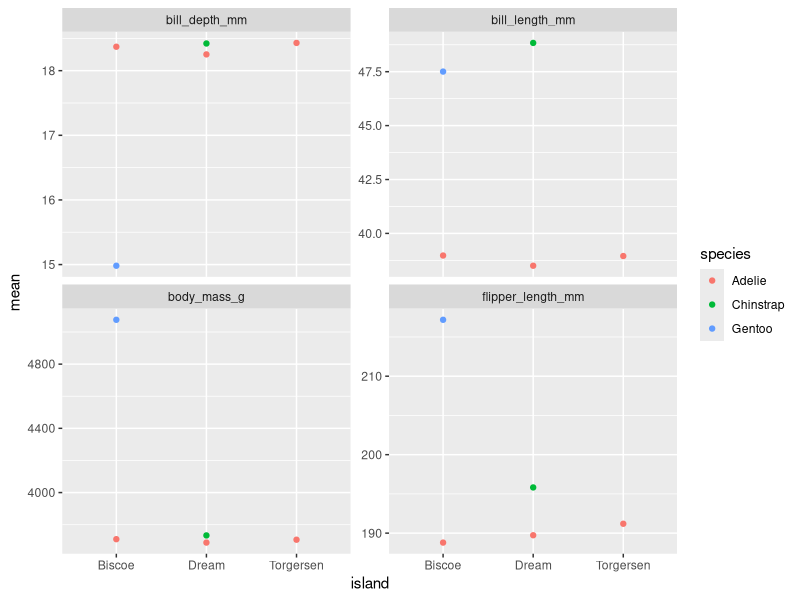
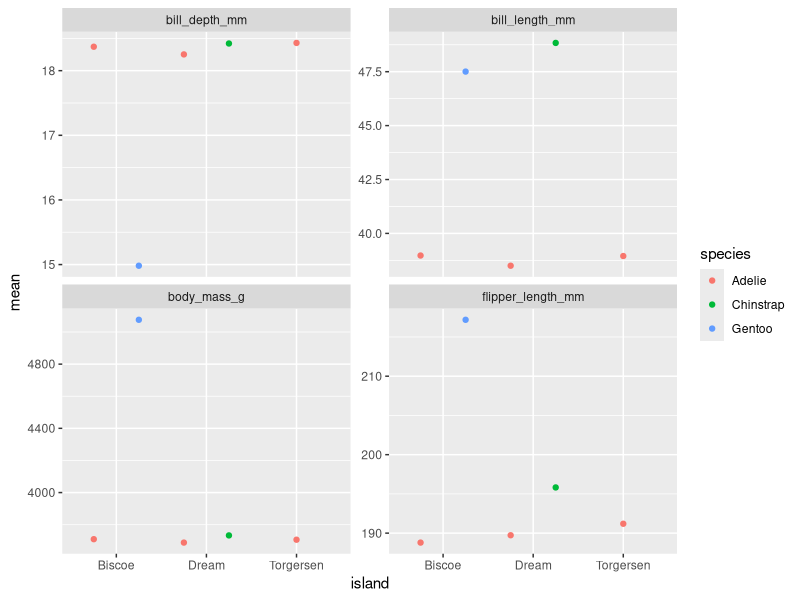
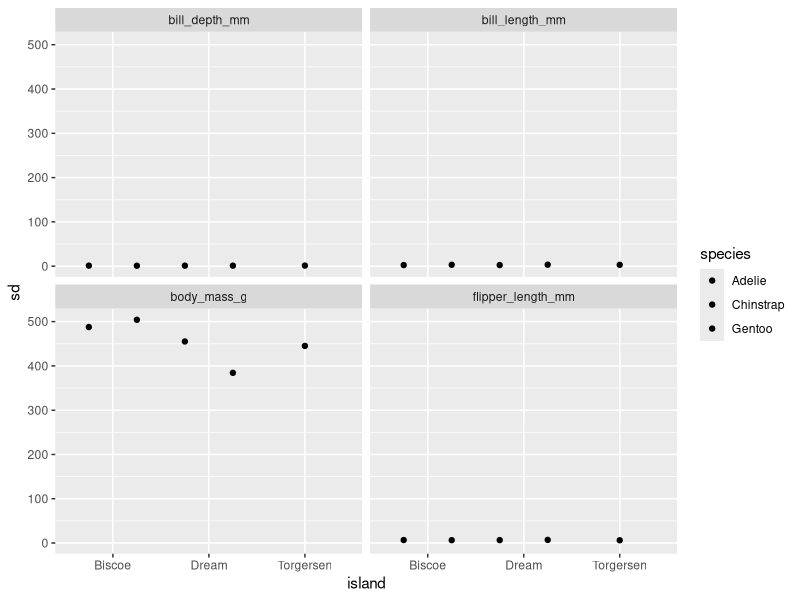
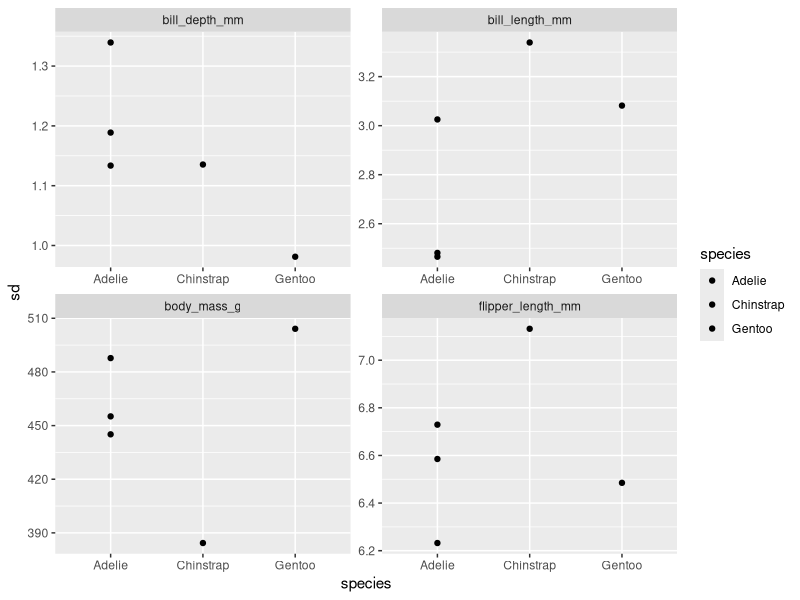
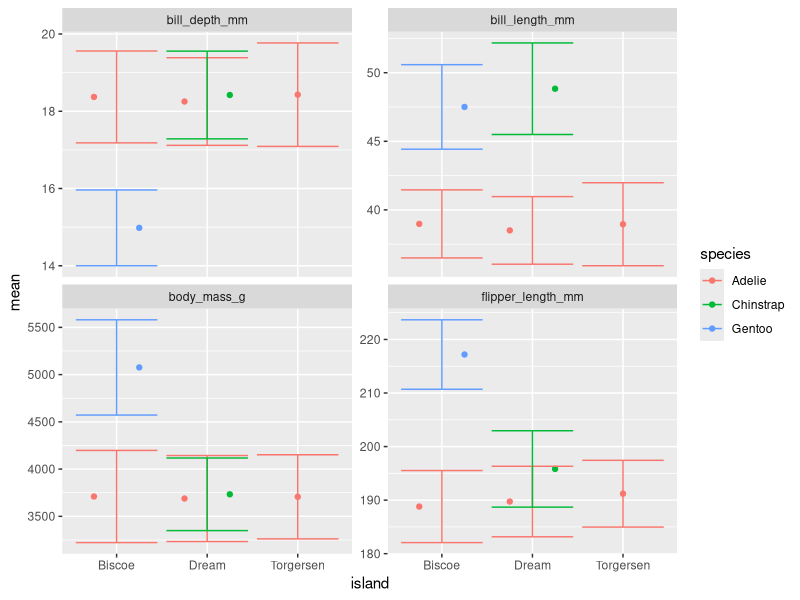
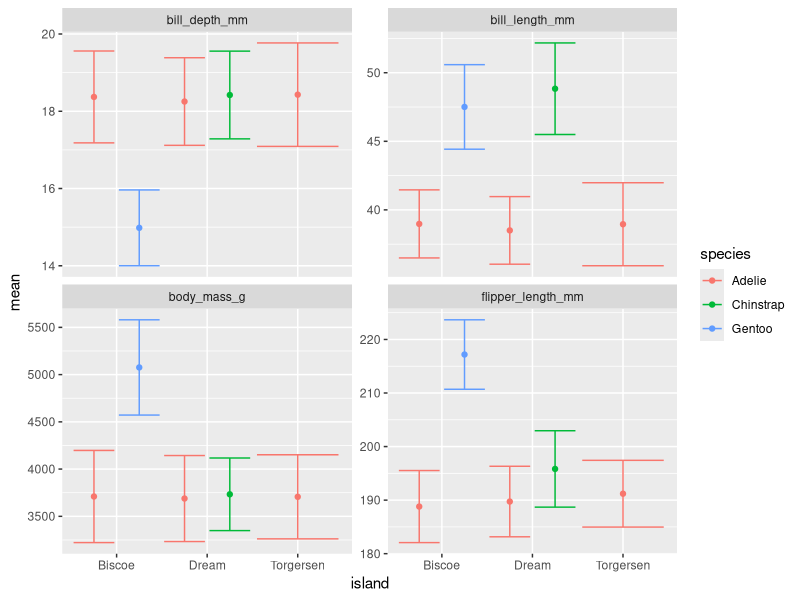
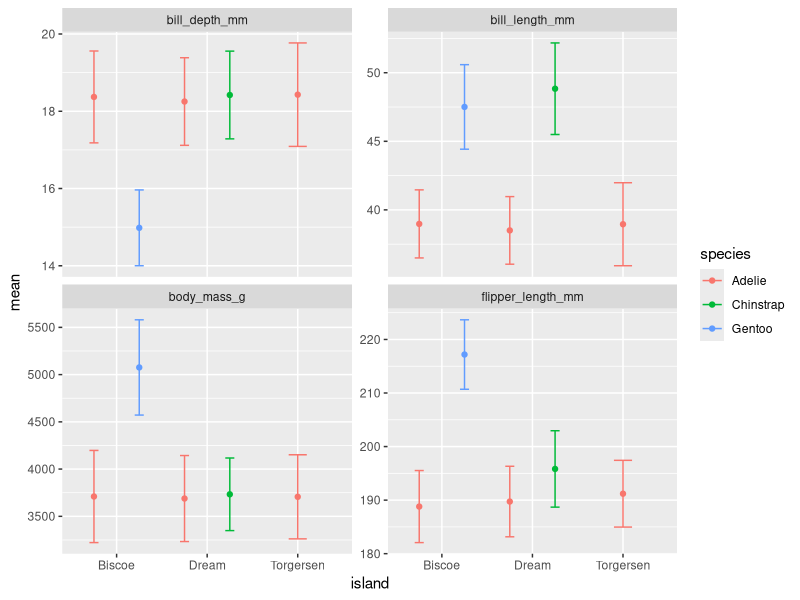
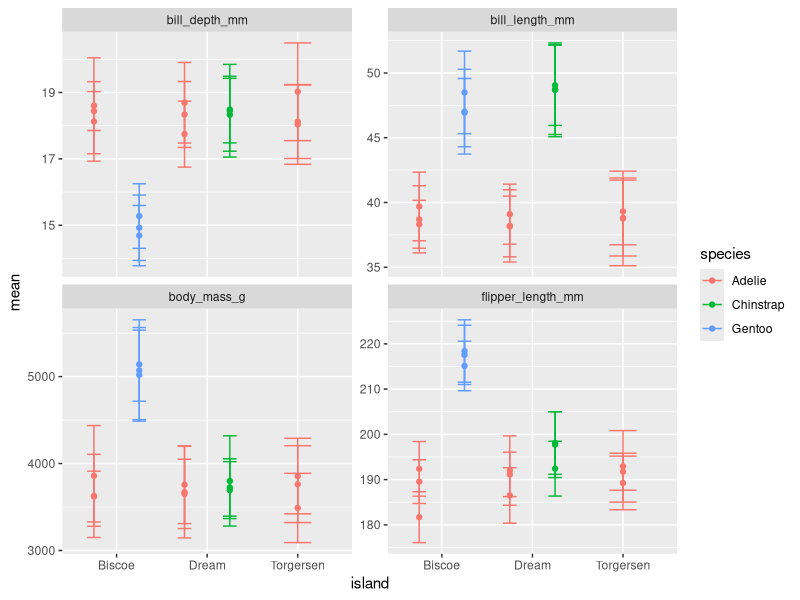

Write R code to recreate these figures, in order.
## ---- chunk 1
penguins <- palmerpenguins::penguins
library(tidyverse)
## ---- chunk 2
penguins |> 
  pivot_longer(contains("_"))
## ---- chunk 3
penguins |> 
  pivot_longer(contains("_")) |> 
  group_by(name) |> 
  summarise(mean = mean(value, na.rm = TRUE))
## ---- chunk 4
penguins |> 
  pivot_longer(contains("_")) |> 
  group_by(name) |> 
  summarise(
    mean = mean(value, na.rm = TRUE),
    sd = sd(value, na.rm = TRUE),
    min = min(value, na.rm = TRUE),
    max = max(value, na.rm = TRUE)
  )
## ---- chunk 5
penguins |> 
  pivot_longer(contains("_")) |>
  drop_na(value) |> 
  group_by(name) |> 
  summarise(
    mean = mean(value),
    sd = sd(value),
    min = min(value),
    max = max(value)
  )
## ---- chunk 6
penguins |> 
  pivot_longer(contains("_")) |> 
  drop_na(value) |> 
  group_by(name) |> 
  summarise(
    mean = mean(value),
    sd   = sd(value),
    min  = min(value),
    max  = max(value),
    n = n()
  )
## ---- chunk 7
penguins |> 
  pivot_longer(contains("_")) |> 
  drop_na(value) |> 
  group_by(name, species, island) |> 
  summarise(
    mean = mean(value),
    sd   = sd(value),
    min  = min(value),
    max  = max(value),
    n = n()
  )
## ---- chunk 8
penguins |> 
  pivot_longer(where(is.numeric)) |> 
  drop_na(value) |> 
  group_by(name) |> 
  summarise(
    mean = mean(value),
    sd   = sd(value),
    min  = min(value),
    max  = max(value),
    n = n()
  )
## ---- chunk 9
penguins_sum <- penguins |> 
  pivot_longer(contains("_")) |> 
  drop_na(value) |> 
  group_by(name, species, island) |> 
  summarise(
    mean = mean(value),
    sd   = sd(value),
    min  = min(value),
    max  = max(value),
    n = n()
  ) |> 
  ungroup()
## ---- chunk 10
penguins_sum |> 
  ggplot(aes(x = island,
             y = mean,
             colour = species)) +
  geom_point() +
  facet_wrap(~ name, scales = "free_y")
## ---- chunk 11
penguins_sum |> 
  ggplot(aes(x = island,
             y = mean,
             colour = species)) +
  geom_point(position = position_dodge(width = 1)) +
  facet_wrap(~ name, scales = "free_y")
## ---- chunk 12
penguins_sum |> 
  ggplot(aes(x = island, 
             y = sd,
             fill = species)) +
  geom_point(position = position_dodge(width = 1)) +
  facet_wrap(~ name)
## ---- chunk 13
penguins_sum |> 
  ggplot(aes(x = species, 
             y = sd,
             fill = species)) +
  geom_point(position = position_dodge(width = 1)) +
  facet_wrap(~ name, scales = "free")
## ---- chunk 14
penguins_sum |> 
  ggplot(aes(x = island,
             y = mean,
             colour = species)) +
  geom_point(position = position_dodge(width = 1)) +
  geom_errorbar(aes(
    ymin = mean - sd,
    ymax = mean + sd
  )) +
  facet_wrap(~ name, scales = "free_y")
## ---- chunk 15
penguins_sum |> 
  ggplot(aes(x = island,
             y = mean,
             colour = species)) +
  geom_point(position = position_dodge(width = 1)) +
  geom_errorbar(aes(
    ymin = mean - sd,
    ymax = mean + sd
  ),
  position = position_dodge(width = 1)) +
  facet_wrap(~ name, scales = "free_y")
## ---- chunk 16
penguins_sum |> 
  ggplot(aes(x = island,
             y = mean,
             colour = species)) +
  geom_point(position = position_dodge(width = 1)) +
  geom_errorbar(aes(
    ymin = mean - sd,
    ymax = mean + sd
  ),
  position = position_dodge(width = 1),
  width = .2) +
  facet_wrap(~ name, scales = "free_y")
## ---- chunk 17
penguins_sum <- penguins |> 
  pivot_longer(contains("_")) |> 
  drop_na(value) |> 
  group_by(name, species, island, year) |> 
  summarise(
    mean = mean(value),
    sd   = sd(value),
    min  = min(value),
    max  = max(value),
    n = n()
  ) |> 
  ungroup()
penguins_sum
## ---- chunk 18
penguins_sum |> 
  ggplot(aes(x = island,
             y = mean,
             colour = species)) +
  geom_point(position = position_dodge(width = 1)) +
  geom_errorbar(aes(
    ymin = mean - sd,
    ymax = mean + sd
  ),
  width = 0.3,
  position = position_dodge(width = 1)) +
  facet_wrap(~ name, scales = "free_y")
## ---- chunk 19
penguins_sum |> 
  ggplot(aes(x = island,
             y = mean,
             colour = species)) +
  geom_point(position = position_dodge(width = 1)) +
  geom_errorbar(aes(
    ymin = mean - sd,
    ymax = mean + sd
  ),
  position = position_dodge(width = 1),
  width = .2) +
  facet_wrap(~ name + year, scales = "free_y")
## ---- chunk 20
penguins_sum |> 
  ggplot(aes(x = year,
             y = mean,
             colour = species)) +
  geom_point(position = position_dodge(width = 1)) +
  geom_errorbar(aes(
    ymin = mean - sd,
    ymax = mean + sd
  ),
  position = position_dodge(width = 1),
  width = .2) +
  facet_wrap(~ name + island, scales = "free_y")
## ---- chunk 21
penguins_sum |> 
  ggplot(aes(x = year,
             y = mean,
             colour = species)) +
  geom_point(position = position_dodge(width = 1)) +
  geom_errorbar(aes(
    ymin = mean - sd,
    ymax = mean + sd
  ),
  position = position_dodge(width = 1),
  width = .2) +
  facet_grid(island ~ name)
## ---- chunk 22
penguins_sum |> 
  ggplot(aes(x = year,
             y = mean,
             colour = species)) +
  geom_point(position = position_dodge(width = 1)) +
  geom_errorbar(aes(
    ymin = mean - sd,
    ymax = mean + sd
  ),
  position = position_dodge(width = 1),
  width = .2) +
  facet_grid(island ~ name, scales = "free_y")
## ---- chunk 23
penguins_sum |> 
  ggplot(aes(x = year,
             y = mean,
             colour = species)) +
  geom_point(position = position_dodge(width = 1)) +
  geom_errorbar(aes(
    ymin = mean - sd,
    ymax = mean + sd
  ),
  position = position_dodge(width = 1),
  width = .2) +
  facet_grid(name ~ island, scales = "free_y")
## ---- chunk 24
penguins_plot <- penguins_sum |> 
  ggplot(aes(x = year,
             y = mean,
             colour = species)) +
  geom_point(position = position_dodge(width = 1)) +
  geom_errorbar(aes(
    ymin = mean - sd,
    ymax = mean + sd
  ),
  position = position_dodge(width = 1),
  width = .2) +
  facet_grid(name ~ island, scales = "free_y")
## ---- chunk 25
penguins_plot
## ---- chunk 26
penguins_plot +
  theme_classic()
## ---- chunk 27
penguins_plot +
  theme_light()
## ---- chunk 28
penguins_plot +
  theme_dark()
## ---- chunk 29
penguins_plot +
  theme_linedraw()
## ---- chunk 30
penguins_plot +
  theme_linedraw() +
  scale_colour_brewer(palette = "Dark2")
## ---- chunk 31
RColorBrewer::display.brewer.all()
## ---- chunk 32
penguins_plot +
  theme_linedraw() +
  scale_colour_brewer(palette = "Accent")
## ---- chunk 33
penguins_plot +
  theme_dark() +
  scale_colour_brewer(palette = "Pastel2")
